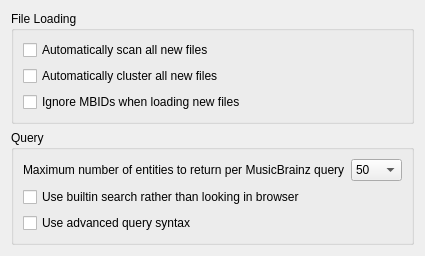
<?xml version="1.0" encoding="UTF-8"?>
<ui version="4.0">
 <class>LookupOptionsPage</class>
 <widget class="QWidget" name="LookupOptionsPage">
  <property name="geometry">
   <rect>
    <x>0</x>
    <y>0</y>
    <width>403</width>
    <height>200</height>
   </rect>
  </property>
  <layout class="QVBoxLayout" name="vboxlayout">
   <item>
    <widget class="QGroupBox" name="lookup_box">
     <property name="title">
      <string>File Loading</string>
     </property>
     <layout class="QVBoxLayout" name="verticalLayout">
      <item>
       <widget class="QCheckBox" name="analyze_new_files">
        <property name="text">
         <string>Automatically scan all new files</string>
        </property>
       </widget>
      </item>
      <item>
       <widget class="QCheckBox" name="cluster_new_files">
        <property name="text">
         <string>Automatically cluster all new files</string>
        </property>
       </widget>
      </item>
      <item>
       <widget class="QCheckBox" name="ignore_file_mbids">
        <property name="text">
         <string>Ignore MBIDs when loading new files</string>
        </property>
       </widget>
      </item>
     </layout>
    </widget>
   </item>
   <item>
    <widget class="QGroupBox" name="query_box">
     <property name="title">
      <string>Query</string>
     </property>
     <layout class="QVBoxLayout" name="query_vlayout">
      <item>
       <layout class="QHBoxLayout" name="query_layout">
        <item>
         <widget class="QLabel" name="label_query_limit">
          <property name="sizePolicy">
           <sizepolicy hsizetype="Expanding" vsizetype="Preferred">
            <horstretch>0</horstretch>
            <verstretch>0</verstretch>
           </sizepolicy>
          </property>
          <property name="text">
           <string>Maximum number of entities to return per MusicBrainz query</string>
          </property>
          <property name="buddy">
           <cstring>query_limit</cstring>
          </property>
         </widget>
        </item>
        <item>
         <widget class="QComboBox" name="query_limit">
          <property name="currentText">
           <string notr="true">50</string>
          </property>
          <property name="currentIndex">
           <number>1</number>
          </property>
          <item>
           <property name="text">
            <string notr="true">25</string>
           </property>
          </item>
          <item>
           <property name="text">
            <string notr="true">50</string>
           </property>
          </item>
          <item>
           <property name="text">
            <string notr="true">75</string>
           </property>
          </item>
          <item>
           <property name="text">
            <string notr="true">100</string>
           </property>
          </item>
         </widget>
        </item>
       </layout>
      </item>
      <item>
       <widget class="QCheckBox" name="builtin_search">
        <property name="text">
         <string>Use builtin search rather than looking in browser</string>
        </property>
       </widget>
      </item>
      <item>
       <widget class="QCheckBox" name="use_adv_search_syntax">
        <property name="text">
         <string>Use advanced query syntax</string>
        </property>
       </widget>
      </item>
     </layout>
    </widget>
   </item>
   <item>
    <spacer name="verticalSpacer">
     <property name="orientation">
      <enum>Qt::Orientation::Vertical</enum>
     </property>
     <property name="sizeHint" stdset="0">
      <size>
       <width>20</width>
       <height>40</height>
      </size>
     </property>
    </spacer>
   </item>
  </layout>
 </widget>
 <tabstops>
  <tabstop>analyze_new_files</tabstop>
  <tabstop>cluster_new_files</tabstop>
  <tabstop>ignore_file_mbids</tabstop>
  <tabstop>query_limit</tabstop>
  <tabstop>builtin_search</tabstop>
  <tabstop>use_adv_search_syntax</tabstop>
 </tabstops>
 <resources/>
 <connections/>
</ui>
